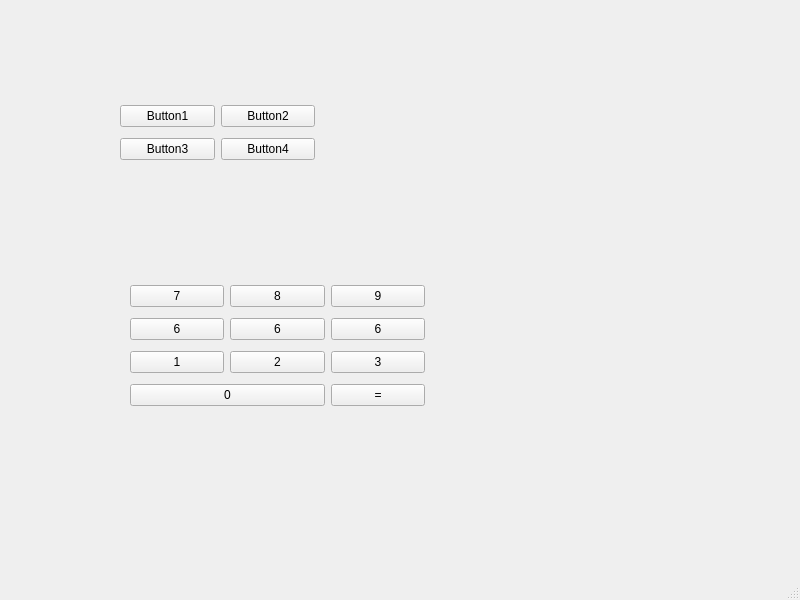
<?xml version="1.0" encoding="UTF-8"?>
<ui version="4.0">
 <class>MainWindow</class>
 <widget class="QMainWindow" name="MainWindow">
  <property name="geometry">
   <rect>
    <x>0</x>
    <y>0</y>
    <width>800</width>
    <height>600</height>
   </rect>
  </property>
  <property name="windowTitle">
   <string>MainWindow</string>
  </property>
  <widget class="QWidget" name="centralwidget">
   <widget class="QWidget" name="">
    <property name="geometry">
     <rect>
      <x>120</x>
      <y>100</y>
      <width>195</width>
      <height>65</height>
     </rect>
    </property>
    <layout class="QGridLayout" name="gridLayout">
     <item row="0" column="0">
      <widget class="QPushButton" name="pushButton">
       <property name="text">
        <string>Button1</string>
       </property>
      </widget>
     </item>
     <item row="0" column="1">
      <widget class="QPushButton" name="pushButton_2">
       <property name="text">
        <string>Button2</string>
       </property>
      </widget>
     </item>
     <item row="1" column="0">
      <widget class="QPushButton" name="pushButton_3">
       <property name="text">
        <string>Button3</string>
       </property>
      </widget>
     </item>
     <item row="1" column="1">
      <widget class="QPushButton" name="pushButton_4">
       <property name="text">
        <string>Button4</string>
       </property>
      </widget>
     </item>
    </layout>
   </widget>
   <widget class="QWidget" name="">
    <property name="geometry">
     <rect>
      <x>130</x>
      <y>280</y>
      <width>295</width>
      <height>135</height>
     </rect>
    </property>
    <layout class="QGridLayout" name="gridLayout_2">
     <item row="0" column="0">
      <widget class="QPushButton" name="pushButton_5">
       <property name="text">
        <string>7</string>
       </property>
      </widget>
     </item>
     <item row="0" column="1">
      <widget class="QPushButton" name="pushButton_6">
       <property name="text">
        <string>8</string>
       </property>
      </widget>
     </item>
     <item row="0" column="2">
      <widget class="QPushButton" name="pushButton_7">
       <property name="text">
        <string>9</string>
       </property>
      </widget>
     </item>
     <item row="1" column="0">
      <widget class="QPushButton" name="pushButton_10">
       <property name="text">
        <string>6</string>
       </property>
      </widget>
     </item>
     <item row="1" column="1">
      <widget class="QPushButton" name="pushButton_9">
       <property name="text">
        <string>6</string>
       </property>
      </widget>
     </item>
     <item row="1" column="2">
      <widget class="QPushButton" name="pushButton_8">
       <property name="text">
        <string>6</string>
       </property>
      </widget>
     </item>
     <item row="2" column="0">
      <widget class="QPushButton" name="pushButton_13">
       <property name="text">
        <string>1</string>
       </property>
      </widget>
     </item>
     <item row="2" column="1">
      <widget class="QPushButton" name="pushButton_12">
       <property name="text">
        <string>2</string>
       </property>
      </widget>
     </item>
     <item row="2" column="2">
      <widget class="QPushButton" name="pushButton_11">
       <property name="text">
        <string>3</string>
       </property>
      </widget>
     </item>
     <item row="3" column="0" colspan="2">
      <widget class="QPushButton" name="pushButton_14">
       <property name="text">
        <string>0</string>
       </property>
      </widget>
     </item>
     <item row="3" column="2">
      <widget class="QPushButton" name="pushButton_15">
       <property name="text">
        <string>=</string>
       </property>
      </widget>
     </item>
    </layout>
   </widget>
  </widget>
  <widget class="QMenuBar" name="menubar">
   <property name="geometry">
    <rect>
     <x>0</x>
     <y>0</y>
     <width>800</width>
     <height>26</height>
    </rect>
   </property>
  </widget>
  <widget class="QStatusBar" name="statusbar"/>
 </widget>
 <resources/>
 <connections/>
</ui>
